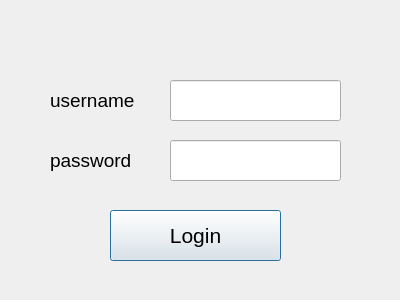
<?xml version="1.0" encoding="UTF-8"?>
<ui version="4.0">
 <class>Dialog</class>
 <widget class="QDialog" name="Dialog">
  <property name="geometry">
   <rect>
    <x>0</x>
    <y>0</y>
    <width>400</width>
    <height>300</height>
   </rect>
  </property>
  <property name="windowTitle">
   <string>Dialog</string>
  </property>
  <widget class="QLabel" name="label">
   <property name="geometry">
    <rect>
     <x>50</x>
     <y>80</y>
     <width>111</width>
     <height>41</height>
    </rect>
   </property>
   <property name="font">
    <font>
     <pointsize>14</pointsize>
    </font>
   </property>
   <property name="text">
    <string>username</string>
   </property>
  </widget>
  <widget class="QLabel" name="label_2">
   <property name="geometry">
    <rect>
     <x>50</x>
     <y>140</y>
     <width>111</width>
     <height>41</height>
    </rect>
   </property>
   <property name="font">
    <font>
     <pointsize>14</pointsize>
    </font>
   </property>
   <property name="text">
    <string>password</string>
   </property>
  </widget>
  <widget class="QLineEdit" name="usernameInput">
   <property name="geometry">
    <rect>
     <x>170</x>
     <y>80</y>
     <width>171</width>
     <height>41</height>
    </rect>
   </property>
  </widget>
  <widget class="QLineEdit" name="passwordInput">
   <property name="geometry">
    <rect>
     <x>170</x>
     <y>140</y>
     <width>171</width>
     <height>41</height>
    </rect>
   </property>
   <property name="font">
    <font>
     <pointsize>8</pointsize>
    </font>
   </property>
  </widget>
  <widget class="QPushButton" name="loginbutton">
   <property name="geometry">
    <rect>
     <x>110</x>
     <y>210</y>
     <width>171</width>
     <height>51</height>
    </rect>
   </property>
   <property name="font">
    <font>
     <pointsize>16</pointsize>
    </font>
   </property>
   <property name="text">
    <string>Login</string>
   </property>
  </widget>
 </widget>
 <resources/>
 <connections/>
</ui>
